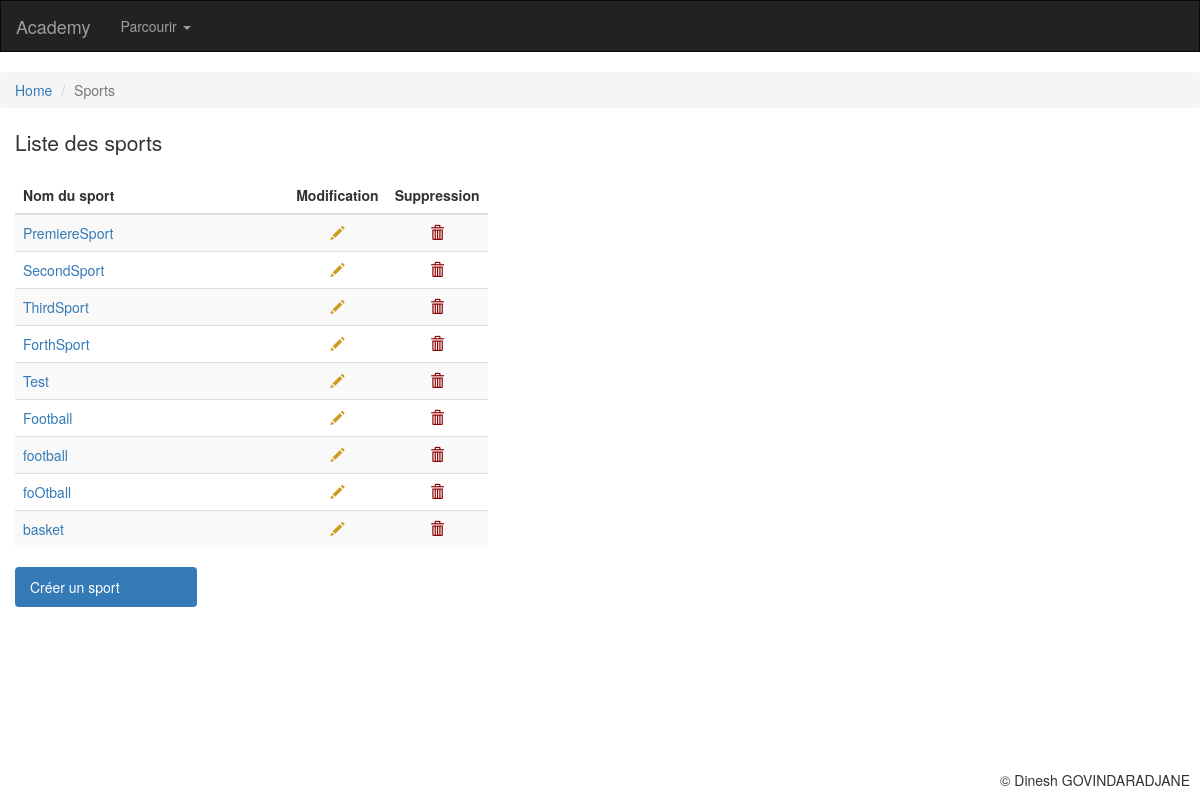
The page /academy/sports/ on the database as committed earlier.
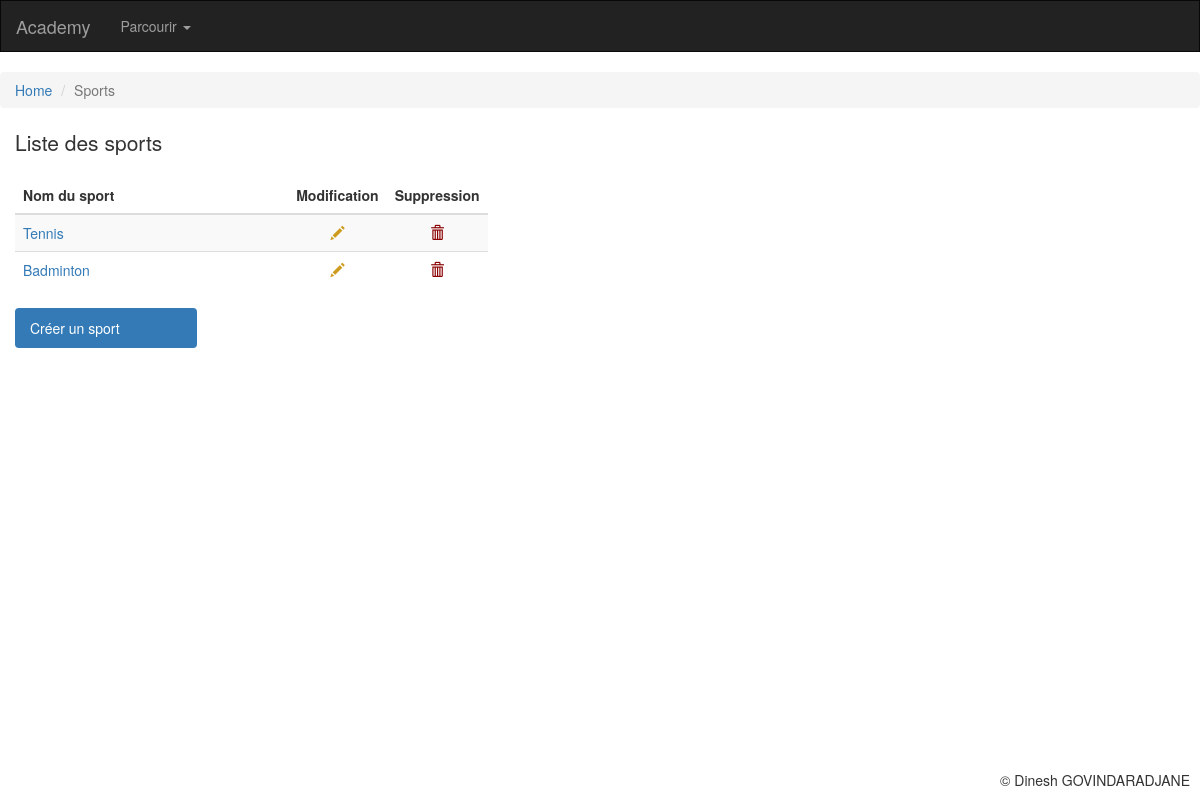
The same page on the database as committed later.
### academy/models.py (models this page shows, shortened)
class Sport(models.Model):
    nomSport = models.CharField(
        max_length = 100,
        unique = True,
        error_messages = {'unique':"Un sport du même nom existe déjà!"}
        )
    """Unique ne gère pas la casse. Une erreur est ajoutée manuellement forms.py"""
    class Meta:
        verbose_name = "sport"

### academy/views.py (the view)
# urls.py: path('sports/', views.show_sports, name='sports'),
def show_sports(request):
    sports = Sport.objects.all()
    return render(request, 'academy/sports.html', {'sports':sports})

### academy/templates/academy/sports.html (shortened to what this page needs)
{% extends "base.html" %}
{% block page_header %}Liste des sports{% endblock %}
{% block position %}
<ul class="breadcrumb">
  <li><a href="{% url 'accueil' %}">Home</a></li>
  <li class="active">Sports</li>
</ul>
{% endblock %}
{% block content %}
<div class="list-group col-lg-5 col-md-5 col-sm-5">
  <table class="table table-striped table-hover ">
  <thead>
    <tr>
      <th style="width: 80%">Nom du sport</th>
      <th style="width: 10%; text-align:center;">Modification</th>
      <th style="width: 10%; text-align:center;">Suppression</th>
    </tr>
  </thead>
    <tbody>
      {% for sport in sports %}
      <tr>
        <td><a href="{% url 'read_sport' id_sport=sport.id %}">{{ sport.nomSport }}</a></td>
        <td style="text-align:center;"><a href="{% url 'update_sport' id_sport=sport.id %}" ><i class="glyphicon glyphicon-pencil"></i></a></td>
        <td style="text-align:center;"><a href="{% url 'delete_sport' id_sport=sport.id %}" ><i class="glyphicon glyphicon-trash"></i></a></td>
      </tr>
      {% empty %}
      <tr>
        <td>Aucun sport</td>
        <td></td>
        <td></td>
      </tr>
      {% endfor %}
  </tbody>
</table>
<div class="list-group col-lg-5 col-md-5 col-sm-5">
<ul class="nav nav-pills nav-stacked">
  <li class="active"><a href="{% url 'create_sport' %}">Créer un sport</a></li>
</ul>
</div>
{% endblock %}

Rows that differ between the two databases and show on the page:
removed Sport: nomSport "SecondSport"
removed Sport: nomSport "ThirdSport"
removed Sport: nomSport "ForthSport"
removed Sport: nomSport "Test"
removed Sport: nomSport "Football"
removed Sport: nomSport "football"
removed Sport: nomSport "foOtball"
removed Sport: nomSport "basket"
changed Sport: nomSport "PremiereSport" → "Tennis"
added Sport: nomSport "Badminton"
